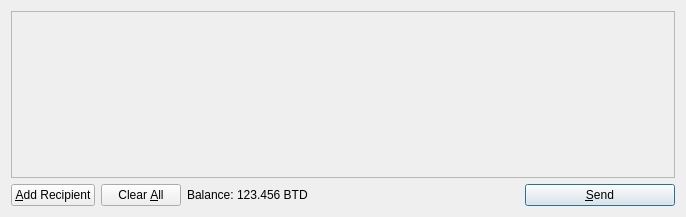
<?xml version="1.0" encoding="UTF-8"?>
<ui version="4.0">
 <class>SendCoinsDialog</class>
 <widget class="QDialog" name="SendCoinsDialog">
  <property name="geometry">
   <rect>
    <x>0</x>
    <y>0</y>
    <width>686</width>
    <height>217</height>
   </rect>
  </property>
  <property name="windowTitle">
   <string>Send Coins</string>
  </property>
  <layout class="QVBoxLayout" name="verticalLayout">
   <item>
    <widget class="QScrollArea" name="scrollArea">
     <property name="widgetResizable">
      <bool>true</bool>
     </property>
     <widget class="QWidget" name="scrollAreaWidgetContents">
      <property name="geometry">
       <rect>
        <x>0</x>
        <y>0</y>
        <width>666</width>
        <height>165</height>
       </rect>
      </property>
      <layout class="QVBoxLayout" name="verticalLayout_2">
       <property name="margin">
        <number>0</number>
       </property>
       <item>
        <layout class="QVBoxLayout" name="entries">
         <property name="spacing">
          <number>6</number>
         </property>
        </layout>
       </item>
       <item>
        <spacer name="verticalSpacer">
         <property name="orientation">
          <enum>Qt::Vertical</enum>
         </property>
         <property name="sizeHint" stdset="0">
          <size>
           <width>20</width>
           <height>40</height>
          </size>
         </property>
        </spacer>
       </item>
      </layout>
     </widget>
    </widget>
   </item>
   <item>
    <layout class="QHBoxLayout" name="horizontalLayout">
     <item>
      <widget class="QPushButton" name="addButton">
       <property name="toolTip">
        <string>Send to multiple recipients at once</string>
       </property>
       <property name="text">
        <string>&amp;Add Recipient</string>
       </property>
       <property name="icon">
        <iconset resource="../bitcoin.qrc">
         <normaloff>:/icons/add</normaloff>:/icons/add</iconset>
       </property>
       <property name="autoDefault">
        <bool>false</bool>
       </property>
      </widget>
     </item>
     <item>
      <widget class="QPushButton" name="clearButton">
       <property name="sizePolicy">
        <sizepolicy hsizetype="Minimum" vsizetype="Fixed">
         <horstretch>0</horstretch>
         <verstretch>0</verstretch>
        </sizepolicy>
       </property>
       <property name="toolTip">
        <string>Remove all transaction fields</string>
       </property>
       <property name="text">
        <string>Clear &amp;All</string>
       </property>
       <property name="icon">
        <iconset resource="../bitcoin.qrc">
         <normaloff>:/icons/remove</normaloff>:/icons/remove</iconset>
       </property>
       <property name="autoRepeatDelay">
        <number>300</number>
       </property>
       <property name="autoDefault">
        <bool>false</bool>
       </property>
      </widget>
     </item>
     <item>
      <layout class="QHBoxLayout" name="horizontalLayout_2">
       <property name="spacing">
        <number>3</number>
       </property>
       <item>
        <widget class="QLabel" name="label">
         <property name="text">
          <string>Balance:</string>
         </property>
        </widget>
       </item>
       <item>
        <widget class="QLabel" name="labelBalance">
         <property name="cursor">
          <cursorShape>IBeamCursor</cursorShape>
         </property>
         <property name="text">
          <string>123.456 BTD</string>
         </property>
         <property name="textInteractionFlags">
          <set>Qt::LinksAccessibleByMouse|Qt::TextSelectableByKeyboard|Qt::TextSelectableByMouse</set>
         </property>
        </widget>
       </item>
      </layout>
     </item>
     <item>
      <spacer name="horizontalSpacer">
       <property name="orientation">
        <enum>Qt::Horizontal</enum>
       </property>
       <property name="sizeHint" stdset="0">
        <size>
         <width>40</width>
         <height>20</height>
        </size>
       </property>
      </spacer>
     </item>
     <item>
      <widget class="QPushButton" name="sendButton">
       <property name="minimumSize">
        <size>
         <width>150</width>
         <height>0</height>
        </size>
       </property>
       <property name="toolTip">
        <string>Confirm the send action</string>
       </property>
       <property name="text">
        <string>&amp;Send</string>
       </property>
       <property name="icon">
        <iconset resource="../bitcoin.qrc">
         <normaloff>:/icons/send</normaloff>:/icons/send</iconset>
       </property>
       <property name="default">
        <bool>true</bool>
       </property>
      </widget>
     </item>
    </layout>
   </item>
  </layout>
 </widget>
 <resources>
  <include location="../bitcoin.qrc"/>
 </resources>
 <connections/>
</ui>
